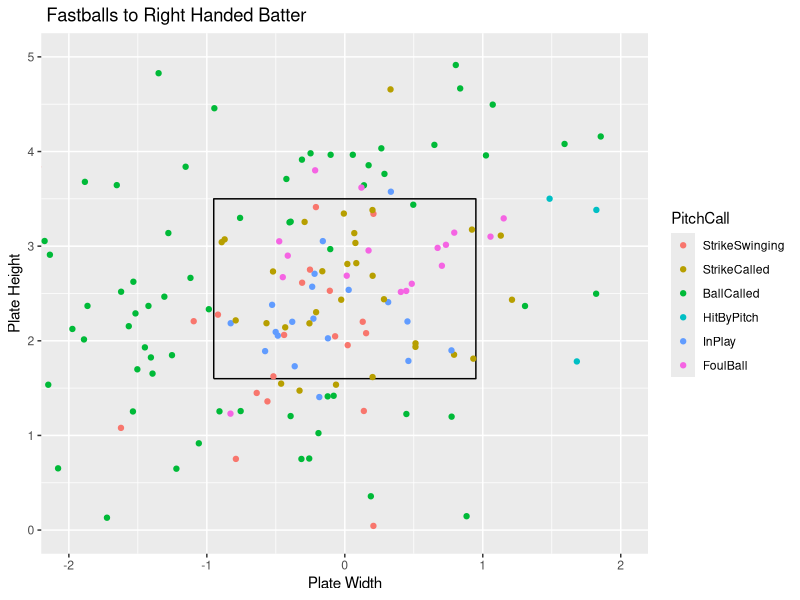
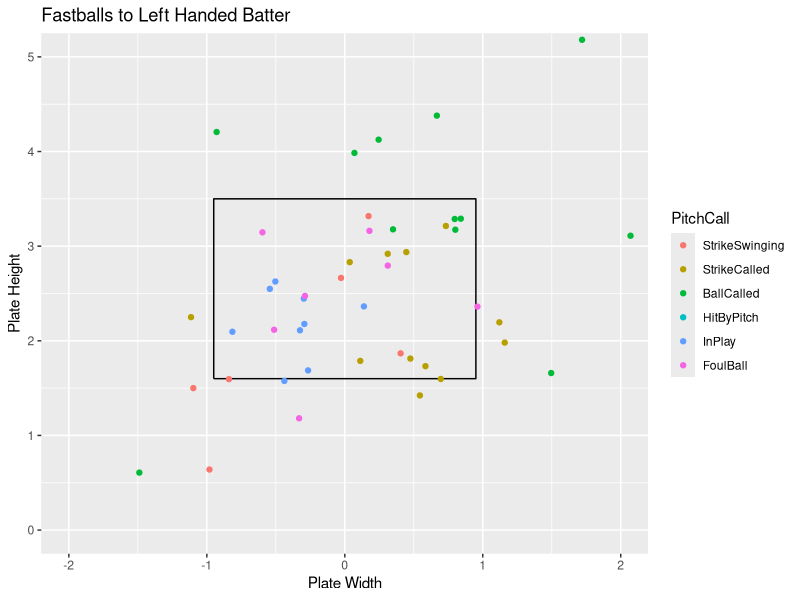

Source code (R) for these figures, in order:
## ---- chunk 1
knitr::opts_chunk$set(fig.align = "center", fig.width = 4, fig.height = 4, comment = NA, message = FALSE, warning = FALSE, echo = FALSE)
library(readr)
library(dplyr)
library(ggplot2)
library(tidyverse)
Master <- read_csv("Master.csv")
Pitcher <- Master %>%
  filter(Pitcher == "Hartman, Jack")
x <- c(-.95,.95,.95,-.95,-.95)
z <- c(1.6,1.6,3.5,3.5,1.6)
sz <- data_frame(x, z)
## ---- chunk 2
FastballsThrownR <- Pitcher %>%
  filter(TaggedPitchType == "Fastball" & BatterSide == "Right" & !PitchCall == "Undefined")
ggplot() +
  geom_path(data = sz, aes(x = x, y = z)) +
  coord_equal() +
  xlab("Plate Width") +
  ylab("Plate Height") +
  ggtitle(" Fastballs to Right Handed Batter") +
  geom_point(data = FastballsThrownR,aes(x = PlateLocSide, y = PlateLocHeight, color = PitchCall)) +
  coord_cartesian(xlim = c(-2, 2), ylim = c(0, 5)) +
  scale_color_discrete(limits = c("StrikeSwinging" ,"StrikeCalled", "BallCalled", "HitByPitch", "InPlay", "FoulBall"))
## ---- chunk 3
FastballsThrownL <- Pitcher %>%
  filter(TaggedPitchType == "Fastball" & BatterSide == "Left" & !PitchCall == "Undefined")
ggplot() +
  geom_path(data = sz, aes(x = x, y = z)) +
  coord_equal() +
  xlab("Plate Width") +
  ylab("Plate Height") +
  ggtitle("Fastballs to Left Handed Batter") +
  geom_point(data = FastballsThrownL,aes(x = PlateLocSide, y = PlateLocHeight, color = PitchCall)) +
  coord_cartesian(xlim = c(-2, 2), ylim = c(0, 5)) +
  scale_color_discrete(limits = c("StrikeSwinging" ,"StrikeCalled", "BallCalled", "HitByPitch", "InPlay", "FoulBall"))
